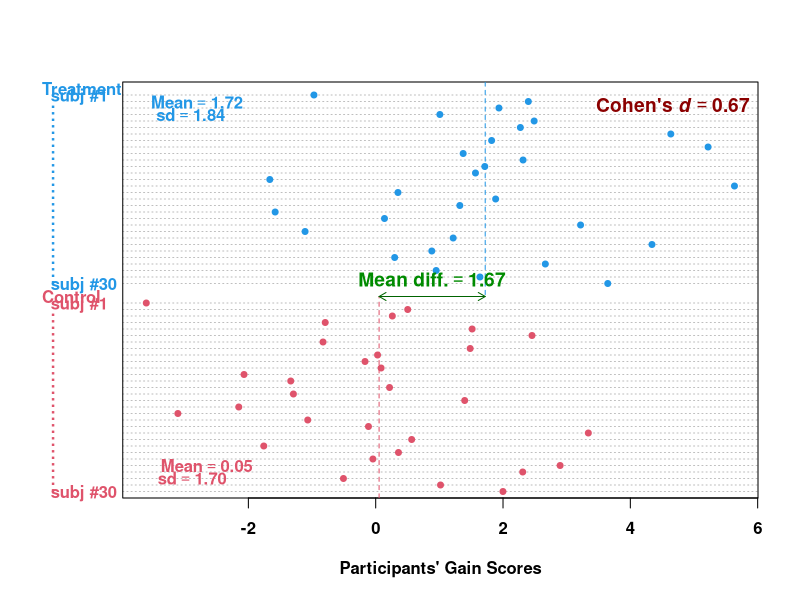

Write R code to recreate this figure.
ttest = function(n1 = 5, n2 = 5, min.score = 0, max.score = 25, subjects = TRUE, descriptives = TRUE, correlation = .5, effect.size = 1,
                 ...){
  
decimal <- function(x, k){
if(is.character(x)){ x 
  }else{
format(round(x, k), nsmall = k, scientific =
ifelse(x >= 1e5 || x <= -1e5 || x <= 1e-5 & x >= -1e-5, TRUE, FALSE) )
  }
}  

if(min.score >= max.score){
  stop("\n\tYour \"min.score\" must be smaller than your \"max.score\".")  }

if(n1 != n2){ 
  warning(message("\n\tIn a paired design, Your \"n1\" must be equal to your \"n2\".\n")) ; n2 = n1 }

beta = qnorm(c(1e-10, .9999999999))
q = c(min.score, max.score)

mu.sigma = solve(cbind(1L, beta), q)

mean = mu.sigma[[1]]
sd = mu.sigma[[2]]

coeff = effect.size*sd

aa = mean + .5*mean
bb = mean + .3*mean
cc = aa - coeff

mean.g2 = min(bb, cc)
mean.g1 = mean.g2 + coeff

TRUE.d = (mean.g1 - mean.g2) / sd      

cor.pop = correlation

mu <- c(0, 0)
cov.pop <- matrix(c(1, cor.pop, cor.pop, 1), nrow = 2)

if(!require(MASS)) install.packages("MASS")
library(MASS)
mvnorm.mat <- mvrnorm(n1, Sigma = cov.pop, mu = mu)

a <- mvnorm.mat[ , 1] * sd + mean.g1
b <- mvnorm.mat[ , 2] * sd + mean.g2

y1 = c(a - b)

mvnorm.mat <- mvrnorm(n1, Sigma = cov.pop, mu = mu)

a <- mvnorm.mat[ , 1] * sd + mean.g2
b <- mvnorm.mat[ , 2] * sd + mean.g2

y2 = c(a - b)
  
y = c(y1, y2)

groups = factor(rep(1:2, c(n1, n2)), labels = c("Treatment", "Control"))

mean.g1 = mean(y[groups == "Treatment"])  
mean.g2 = mean(y[groups == "Control"])    

sd.g1 = sd(y[groups == "Treatment"])
sd.g2 = sd(y[groups == "Control"])

groups.for.t = factor(rep(1:2, c(n1, n2)))

test = t.test(y ~ groups.for.t, var.equal = TRUE)

t.value = unname(test$statistic) ; p.value = test$p.value

Cohend = t.value / sqrt(n1) 

lab1 = if(n1 < 10 || n2 < 10) paste0("subj #", rev(1L:n1)) else c(paste0("subj #", rev(n1)[1]), paste0(rep(".", n1 - 2)), paste0("subj #", 1L))
lab2 = if(n1 < 10 || n2 < 10) paste0("subj #", rev(1L:n2)) else c(paste0("subj #", rev(n2)[1]), paste0(rep(".", n2 - 2)), paste0("subj #", 1L))

original.par = par(no.readonly = TRUE)
on.exit(par(original.par))

if(subjects) {
  
par(font.lab = 2, xaxt = "n", ...)
dotchart(y, groups = groups, color = c(4, 2)[groups], 
         font = 2, pch = 19, gcolor = c(4, 2), xlab = "Participants' Gain Scores",
         pt.cex = ifelse(n1 <= 20 || n2 <= 20, 1.5, .8), labels = c(lab1, lab2), main = NA,
         cex.main = 2)  
} else {
  
par(font.lab = 2, xaxt = "n", ...)
dotchart(y, groups = groups, color = c(4, 2)[groups], 
         font = 2, pch = 19, gcolor = c(4, 2), xlab = "Participants' Gain Scores",
         pt.cex = ifelse(n1 <= 20 || n2 <= 20, 1.5, .8), labels = NA, main = NA)
}
par(xaxt = "s") ; axis(1, font = 2)

gpos = rev(cumsum(rev(tapply(groups, groups, length)) + 2) - 1)

pars = par("usr")  

segments( c(mean.g2, mean.g1), c(pars[3], pars[4]), c(mean.g2, mean.g1), rep( gpos[[2]], 2), lty = 2,
          col = c(2, 4) )

arrows(mean.g2, gpos[[2]], mean.g1, gpos[[2]], code = 3, length = .08, col = "darkgreen")

mean.diff = mean.g1 - mean.g2

text((mean.g1+mean.g2)/2, gpos[[2]], bquote(bold("Mean diff." == .(decimal((mean.diff), 2)))), font = 2, pos = 3, col = "green4", cex = 1.15 )

legend("topright", legend = bquote(bold("Cohen's"~ bolditalic(d) == .(decimal(Cohend, 2)) )), bty = "n", text.col = "red4", cex = 1.15, bg = NA)

if(descriptives) {
  
legend("topleft", legend = bquote(bold(Mean == .(decimal(mean.g1, 2)))), text.col = 4, bty = "n", bg = NA)
  
legend("topleft", legend = bquote(bold(sd == .(decimal(sd.g1, 2)))), text.col = 4, bty = "n", bg = NA,
       inset = .03, adj =  c(.2, 0.5) )
  
legend("bottomleft", legend = bquote(bold(Mean == .(decimal(mean.g2, 2)))), text.col = 2, bty = "n", bg = NA, 
         inset = .03, adj = .1)
legend("bottomleft", legend = bquote(bold(sd == .(decimal(sd.g2, 2)))), text.col = 2, bty = "n", bg = NA,
         adj =  c(-.1, 0.5))
}
m = matrix(c("R", "R", "O1", "O3", "T", "", "O2", "O4", "->", "->", "O2 - O1", "O4 - O3", "->", "->", "GainT", "GainC"), nrow = 2)
dimnames(m) = list("THE PRE-POST CONTROL DESIGN:" = c("", ""), c(rep("", 8)))
show(noquote(m))
}
# Example of use:
ttest(n1 = 30, n2 = 30, effect.size = .5)
